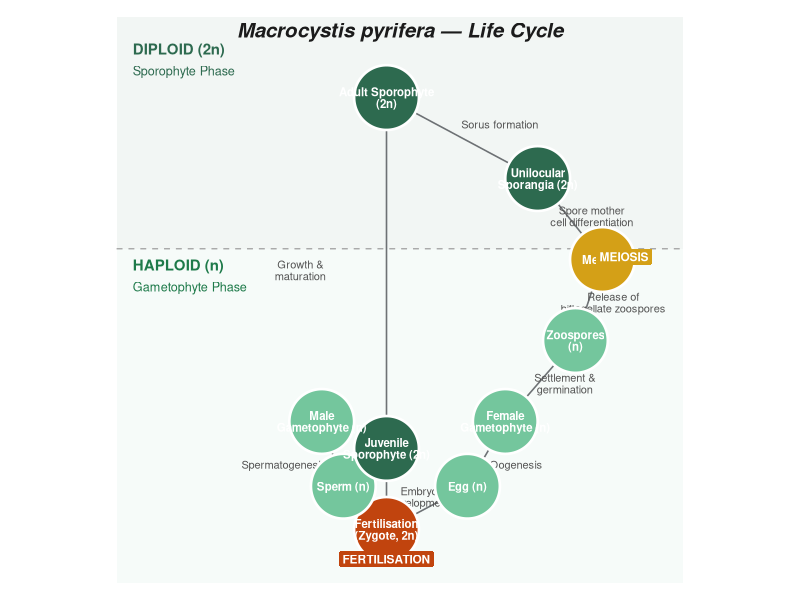
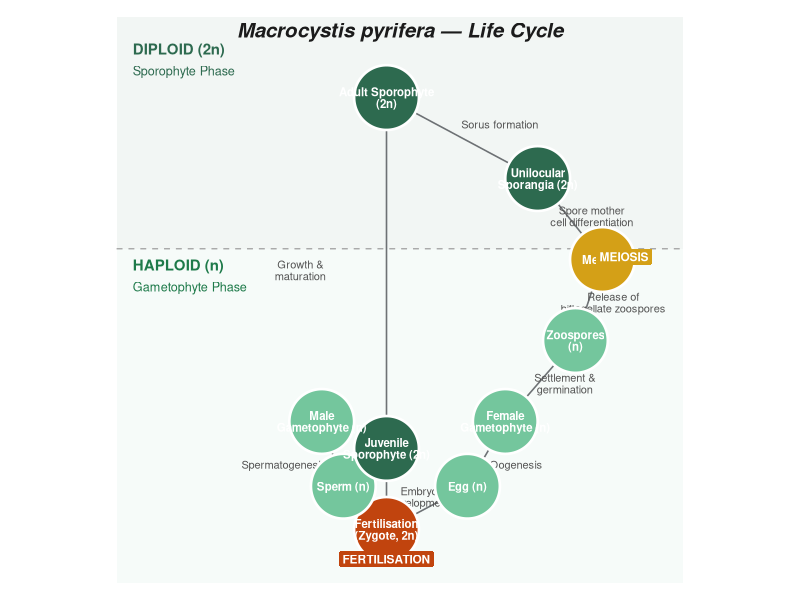

R code for these plots, in order:
## ---- chunk 1
library(ggplot2)
library(ggforce)
library(grid)
library(ggtext)

# ── Colour palette ────────────────────────────────────────────────────────
COL_SPORO   <- "#2D6A4F"   # dark green — sporophyte (diploid)
COL_GAMETO  <- "#74C69D"   # light green — gametophyte (haploid)
COL_ARROW   <- "#40454A"
COL_MEIOSIS <- "#D4A017"   # gold — meiosis
COL_FERTIL  <- "#C1440E"   # rust — fertilisation
COL_BG      <- "white"
COL_LABEL   <- "#1B1B1B"

FONT_MAIN   <- "sans"
SIZE_STAGE  <- 4.2
SIZE_ANNOT  <- 3.2
SIZE_PLY    <- 3.0

# ── Stage positions (x, y on a 0–10 grid) ────────────────────────────────
# Layout clockwise from adult sporophyte at top-centre
stages <- data.frame(
  name = c(
    "Adult Sporophyte\n(2n)",
    "Unilocular\nSporangia (2n)",
    "Meiosis",
    "Zoospores\n(n)",
    "Female\nGametophyte (n)",
    "Male\nGametophyte (n)",
    "Egg (n)",
    "Sperm (n)",
    "Fertilisation\n(Zygote, 2n)",
    "Juvenile\nSporophyte (2n)"
  ),
  x = c(5.0, 7.8, 9.0, 8.5, 7.2, 3.8, 6.5, 4.2, 5.0, 5.0),
  y = c(9.0, 7.5, 6.0, 4.5, 3.0, 3.0, 1.8, 1.8, 1.0, 2.5),
  phase = c(
    "sporophyte", "sporophyte", "transition",
    "gametophyte", "gametophyte", "gametophyte",
    "gametophyte", "gametophyte", "fertilisation",
    "sporophyte"
  ),
  stringsAsFactors = FALSE
)

# ── Arrows ────────────────────────────────────────────────────────────────
arrow_df <- data.frame(
  from  = c(1,  2,  3,  4,  5,  6,  7,  8,  9, 10),
  to    = c(2,  3,  4,  5,  7,  8,  9,  9, 10,  1),
  label = c(
    "Sorus formation",
    "Spore mother\ncell differentiation",
    "Release of\nbiflagellate zoospores",
    "Settlement &\ngermination",
    "Oogenesis",
    "Spermatogenesis",
    "",
    "",
    "Embryo\ndevelopment",
    "Growth &\nmaturation"
  ),
  lx = c(7.1, 8.8, 9.2, 8.3, 7.4, 3.1, 6.2, 4.5, 5.6, 3.4),
  ly = c(8.5, 6.8, 5.2, 3.7, 2.2, 2.2, 1.3, 1.3, 1.6, 5.8),
  stringsAsFactors = FALSE
)

segs <- data.frame(
  x     = stages$x[arrow_df$from],
  y     = stages$y[arrow_df$from],
  xend  = stages$x[arrow_df$to],
  yend  = stages$y[arrow_df$to],
  label = arrow_df$label,
  lx    = arrow_df$lx,
  ly    = arrow_df$ly
)

# ── Plot ──────────────────────────────────────────────────────────────────
p <- ggplot() +

  # Ploidy phase shading
  annotate("rect", xmin = 0, xmax = 10.5, ymin = 6.2, ymax = 10.5,
           fill = COL_SPORO, alpha = 0.06) +
  annotate("rect", xmin = 0, xmax = 10.5, ymin = 0,   ymax = 6.2,
           fill = COL_GAMETO, alpha = 0.06) +
  annotate("segment", x = 0, xend = 10.5, y = 6.2, yend = 6.2,
           linetype = "dashed", colour = "#AAAAAA", linewidth = 0.5) +

  # Phase labels
  annotate("text", x = 0.3, y = 9.9, label = "DIPLOID (2n)",
           colour = COL_SPORO, fontface = "bold", size = 3.8,
           hjust = 0, family = FONT_MAIN) +
  annotate("text", x = 0.3, y = 9.5, label = "Sporophyte Phase",
           colour = COL_SPORO, size = 3.2, hjust = 0, family = FONT_MAIN) +
  annotate("text", x = 0.3, y = 5.9, label = "HAPLOID (n)",
           colour = "#1E7A4A", fontface = "bold", size = 3.8,
           hjust = 0, family = FONT_MAIN) +
  annotate("text", x = 0.3, y = 5.5, label = "Gametophyte Phase",
           colour = "#1E7A4A", size = 3.2, hjust = 0, family = FONT_MAIN) +

  # Arrows
  geom_segment(
    data = segs,
    aes(x = x, y = y, xend = xend, yend = yend),
    arrow = arrow(length = unit(0.22, "cm"), type = "closed"),
    colour = COL_ARROW, linewidth = 0.55, alpha = 0.75
  ) +

  # Arrow labels
  geom_text(
    data = segs[segs$label != "", ],
    aes(x = lx, y = ly, label = label),
    size = 2.8, colour = "#555555",
    family = FONT_MAIN, lineheight = 0.88
  ) +

  # Stage node circles
  ggforce::geom_circle(
    data = stages,
    aes(x0 = x, y0 = y, r = 0.6, fill = phase),
    colour = "white", linewidth = 0.9
  ) +

  # Stage node labels
  geom_text(
    data = stages,
    aes(x = x, y = y, label = name),
    size = 2.9, fontface = "bold",
    colour = "white", family = FONT_MAIN,
    lineheight = 0.85
  ) +

  # Key event callout badges
  annotate("label", x = 9.4, y = 6.05, label = "MEIOSIS",
           fill = COL_MEIOSIS, colour = "white", fontface = "bold",
           size = 3.0, label.size = NA, label.padding = unit(0.25, "lines"),
           family = FONT_MAIN) +
  annotate("label", x = 5.0, y = 0.45, label = "FERTILISATION",
           fill = COL_FERTIL, colour = "white", fontface = "bold",
           size = 3.0, label.size = NA, label.padding = unit(0.25, "lines"),
           family = FONT_MAIN) +

  # Title
  annotate("text", x = 5.25, y = 10.25,
           label = "Macrocystis pyrifera \u2014 Life Cycle",
           size = 5.2, fontface = "bold.italic", colour = COL_LABEL,
           family = FONT_MAIN, hjust = 0.5) +

  # Scales and theme
  scale_fill_manual(values = c(
    sporophyte    = COL_SPORO,
    gametophyte   = COL_GAMETO,
    transition    = COL_MEIOSIS,
    fertilisation = COL_FERTIL
  ), guide = "none") +

  coord_fixed(xlim = c(0, 10.5), ylim = c(0, 10.5), expand = FALSE) +

  theme_void(base_family = FONT_MAIN) +
  theme(
    plot.background  = element_rect(fill = COL_BG, colour = NA),
    panel.background = element_rect(fill = COL_BG, colour = NA),
    plot.margin      = margin(12, 12, 12, 12)
  )

# ── Save ──────────────────────────────────────────────────────────────────
# PDF (vector) — preferred for journal submission
ggsave(
  filename = "kelp_lifecycle.pdf",
  plot     = p,
  width    = 180,   # mm — fits a standard double-column figure
  height   = 180,
  units    = "mm",
  device   = cairo_pdf
)

# PNG at 300 dpi — for preview or supplementary
ggsave(
  filename = "kelp_lifecycle.png",
  plot     = p,
  width    = 180,
  height   = 180,
  units    = "mm",
  dpi      = 300
)

message("Saved: kelp_lifecycle.pdf and kelp_lifecycle.png")
